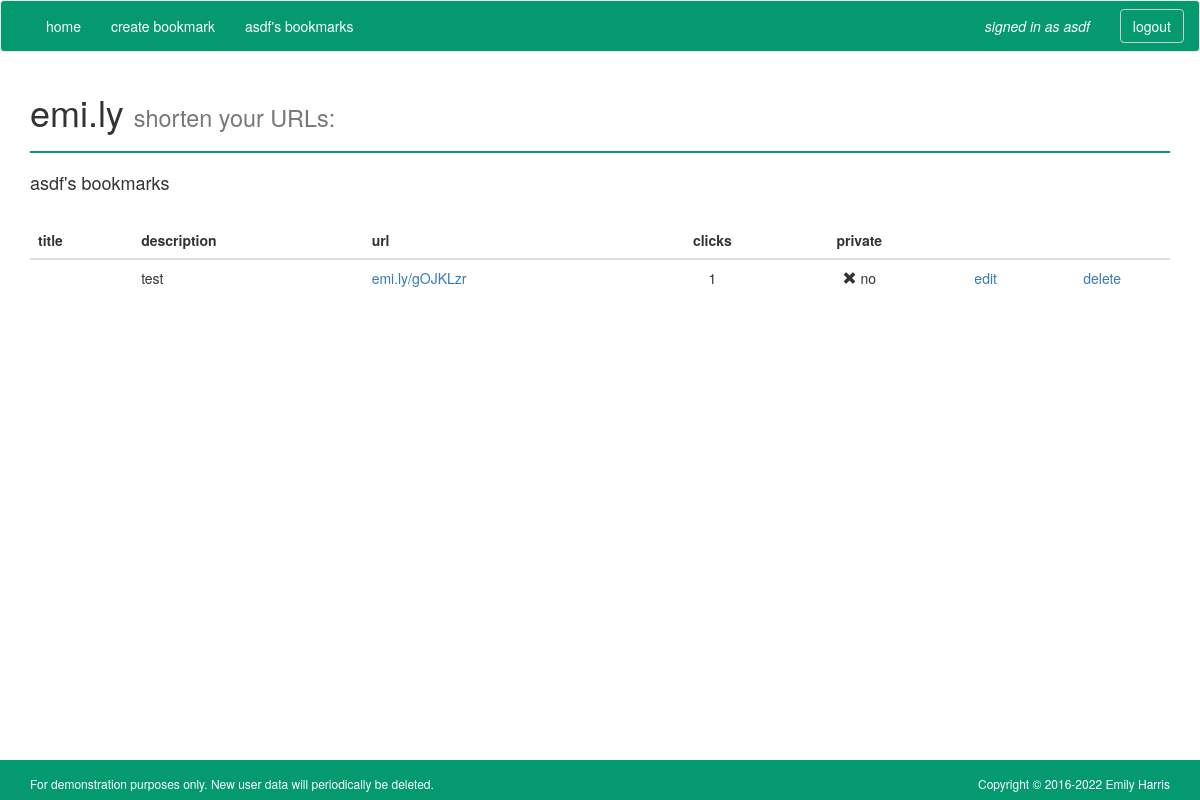
The page /accounts/profile/ (signed in) on the database as committed earlier.
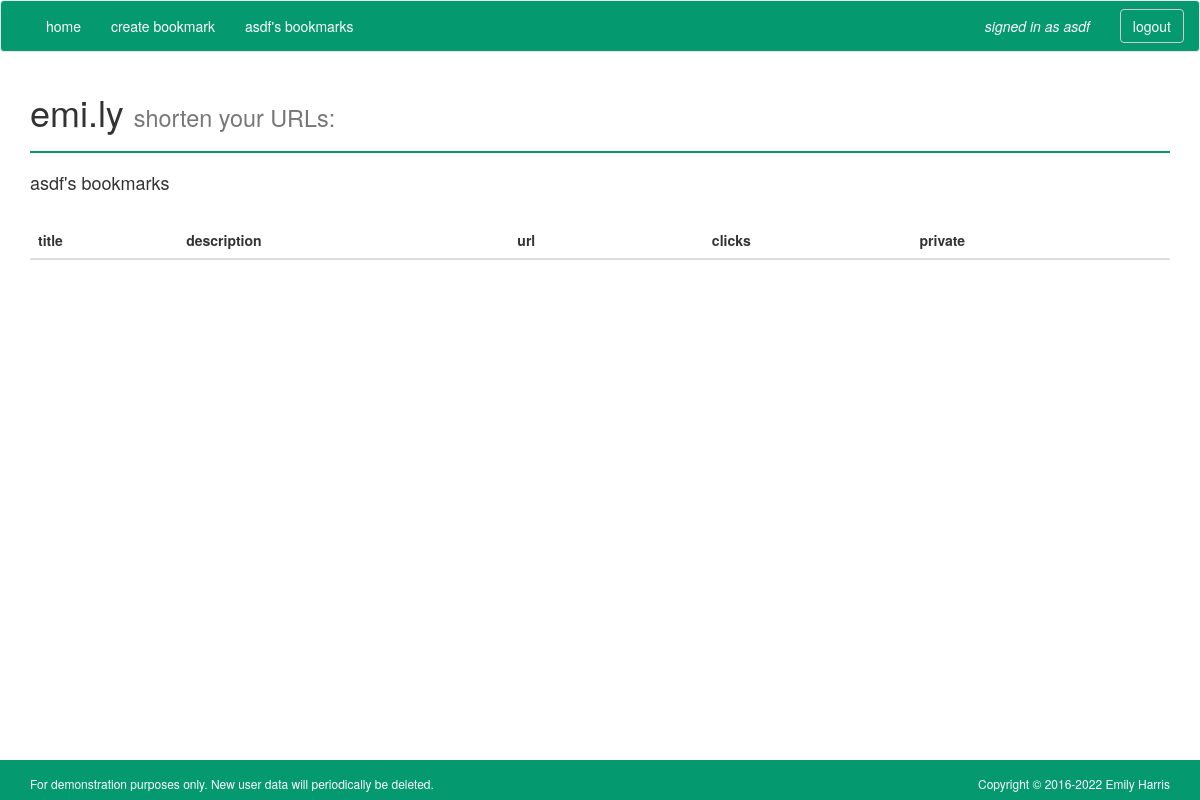
The same page on the database as committed later.
### short_url_app/models.py (models this page shows)
class Bookmark(models.Model):
    user = models.ForeignKey(User, on_delete=models.PROTECT)
    url = models.URLField()
    title = models.CharField(max_length=20, default="")
    description = models.CharField(max_length=50, blank=True)
    created = models.DateTimeField(auto_now_add=True)
    hashid = models.CharField(max_length=50)
    click_count = models.IntegerField(default=0)
    private = models.BooleanField(default=False)
    class Meta:
        ordering = ['-created']

### short_url_app/views.py (the view)
# urls.py: url(r'^accounts/profile/$', login_required(ProfileView.as_view()), name='profile_view'),
class ProfileView(ListView):
    template_name = "profile.html"
    model = Bookmark
    def get_queryset(self):
        return Bookmark.objects.filter(user=self.request.user)

### templates/profile.html
{% extends "base.html" %}
{% block content %}
    <h4>{{request.user}}'s bookmarks</h4>
    <br>
<div class="table-responsive">
<table class="table">
<thead>
  <tr>
    <th>title</th>
    <th>description</th>
    <th>url</th>
    <th class='table-centered'>clicks</th>
    <th class='table-centered'>private</th>
    <th></th>
    <th></th>
  </tr>
</thead>
<tbody>
{% for bookmark in object_list %}
        <tr>
        <td>{{ bookmark.title }}</td>
        <td>{{ bookmark.description }}</td>
        <td><a href="{% url 'redirect_view' bookmark.hashid %}">emi.ly/{{ bookmark.hashid }}</a></td>
        <td class='table-centered'>{{ bookmark.click_count }}</td>
          {% if bookmark.private == True %}
          <td class='table-centered'><i class=' glyphicon glyphicon-ok'></i> yes</td>
          {% else %}
          <td class='table-centered'><i class=' glyphicon glyphicon-remove'></i> no</td>
          {% endif %}
        {% if bookmark.user == request.user %}
            <td class='table-centered'><a href="{% url 'update_view' pk=bookmark.id %}">edit</a></td>
            <td class='table-centered'><a href="{% url 'delete_view' pk=bookmark.id %}">delete</a></td>
        {% else %}
            <td></td>
            <td></td>
        {% endif %}
        </tr>
{% endfor %}
</tbody>
</table>
</div>
{% endblock %}

Rows that differ between the two databases and show on the page:
removed Bookmark: description "test", hashid "gOJKLzr", click_count "1", private False (drawn), shows "edit"
